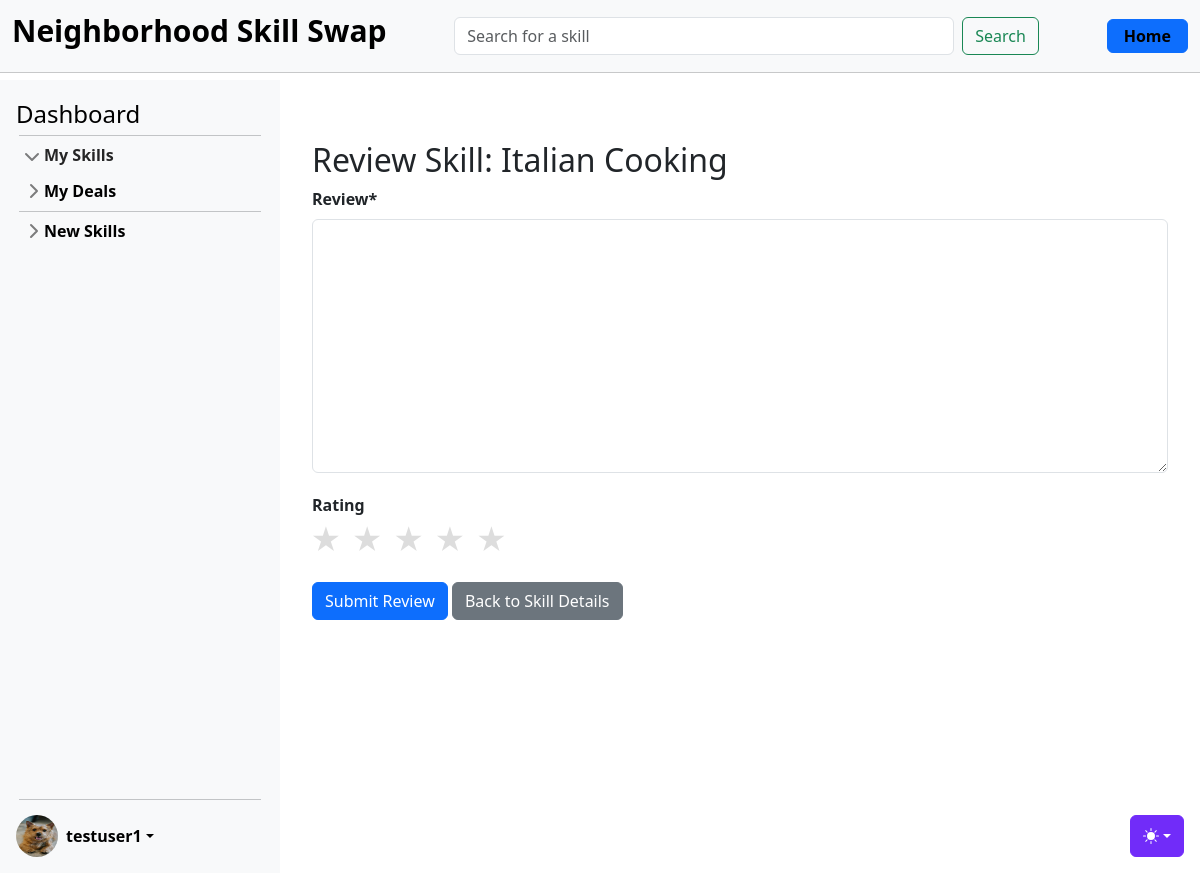
Screenshot of /skills/review/15/ (signed in) with the database file from the repository.
### accounts/models.py (models this page shows, shortened)
class CustomUser(AbstractUser):
    age = models.PositiveIntegerField(null=True, blank=True)

class UserProfile(models.Model):
    user = models.OneToOneField(
        CustomUser, on_delete=models.CASCADE, related_name="profile"
    )  # A one-to-one link to the user model
    profile_image = models.ImageField(
        upload_to="profile_images/", null=True, blank=True
    )  # A field to upload a profile image
    location = models.CharField(
        max_length=255, blank=True
    )  # Information about where the user is located (could be a city, region, or specific address)
    bio = models.TextField(
        max_length=500, blank=True
    )  # A short biography or description about the user.
    phone_number = models.CharField(
        max_length=20, blank=True
    )  # A phone number for contact purposes
    skills_offered = models.TextField(
        max_length=500, blank=True
    )  # A field to summarize the skills the user offers
    availability = models.CharField(
        max_length=255, blank=True
    )  # Information about the user's general availability (e.g., evenings, weekends)
    credits = models.IntegerField(
        default=0
    )  # Field to store the number of credits a user has

### skills/models.py (models this page shows, shortened)
class Skill(models.Model):
    name = models.CharField(max_length=100, blank=False)
    level = models.CharField(max_length=20, blank=False)
    description = models.TextField()
    owner = models.ForeignKey(settings.AUTH_USER_MODEL, on_delete=models.CASCADE)
    category = models.ForeignKey(Category, on_delete=models.CASCADE)
    date = models.DateTimeField(auto_now_add=True)
    skill_type = models.CharField(max_length=20, blank=False)
    rating = models.FloatField(default=5.0)

### skills/views_skills.py (the view, shortened to what this page needs)
# urls.py: path("review/<int:pk>/", SkillReviewCreateView.as_view(), name="skill_review"),
class SkillReviewCreateView(LoginRequiredMixin, UserPassesTestMixin, CreateView):
    model = Review
    form_class = ReviewForm
    template_name = "skills/skill_review_create.html"
    context_object_name = "review"
    def test_func(self):
        skill = get_object_or_404(Skill, pk=self.kwargs["pk"])
        return SkillDeal.objects.filter(
            skill=skill, owner=self.request.user, status=SkillDeal.COMPLETED
        ).exists()
    def get_context_data(self, **kwargs):
        context = super().get_context_data(**kwargs)
        context["skill"] = get_object_or_404(Skill, pk=self.kwargs["pk"])
        return context

### skills/forms.py
class ReviewForm(forms.ModelForm):
    rating = forms.ChoiceField(
        choices=[(i, str(i)) for i in range(1, 6)],
        label="Rating",
        widget=forms.RadioSelect(attrs={"class": "rating"}),
    )
    class Meta:
        model = Review
        fields = ["review", "rating"]

### templates/skills/skill_review_create.html (shortened to what this page needs)
{% extends 'base.html' %}
{% load crispy_forms_tags %}
{% block content %}
<div class="container mt-5">
    <h2>Review Skill: {{ skill.name }}</h2>
    <form method="post">
        <div class="form-group">
            {{ form.review|as_crispy_field }}
        </div>
        <div class="form-group">
            <label>Rating</label>
            <div class="star-rating">
                {% for value, label in form.rating.field.choices %}
                <label for="rating-{{ value }}" class="star">&#9733;</label>
                {% endfor %}
            </div>
        </div>
        <button type="submit" class="btn btn-primary">Submit Review</button>
        <a href="{% url 'skill_detail' skill.pk %}" class="btn btn-secondary">Back to Skill Details</a>
    </form>
</div>
{% endblock %}

### templates/partials/_sidebar.html (shortened to what this page needs)
{% load static %}
<div class="sidebar d-flex flex-column flex-shrink-0 p-3 bg-body-tertiary" style="width: 280px;">
    <a href="{% url 'dashboard' user.id %}" class="d-flex align-items-center mb-3 mb-md-0 me-md-auto link-body-emphasis text-decoration-none">
        <span class="fs-4">Dashboard</span>
    </a>
    <hr>
    <ul class="list-unstyled ps-0">
        <li class="mb-1">
            <button class="btn btn-toggle d-inline-flex align-items-center rounded border-0 collapsed" data-bs-toggle="collapse" data-bs-target="#home-collapse" aria-expanded="true">
                My Skills
            </button>
        </li>
        <li class="mb-1">
            <button class="btn btn-toggle d-inline-flex align-items-center rounded border-0 collapsed" data-bs-toggle="collapse" data-bs-target="#dashboard-collapse" aria-expanded="false">
                My Deals
            </button>
        </li>
        <hr>
        <li class="mb-1">
            <button class="btn btn-toggle d-inline-flex align-items-center rounded border-0 collapsed" data-bs-toggle="collapse" data-bs-target="#orders-collapse" aria-expanded="false">
                New Skills
            </button>
        </li>
    </ul>
    <div class="dropdown mt-auto">
        <hr style="margin-bottom: 15px;">
        <a href="#" class="d-flex align-items-center link-body-emphasis text-decoration-none dropdown-toggle" data-bs-toggle="dropdown" aria-expanded="false">
            {% if user.is_authenticated %}
                {% if user.profile.profile_image %}
                    <img src="{{ user.profile.profile_image.url }}" alt="" width="42" height="42" class="rounded-circle me-2">
                {% else %}
                    <img src="{% static 'img/default_pic.jpg' %}" alt="" width="42" height="42" class="rounded-circle me-2">
                {% endif %}
                <strong>{{ user.username }}</strong>
            {% else %}
                <strong>User</strong>
            {% endif %}
        </a>
    </div>
</div>

### static/css/sidebars.css (style rules this page uses)
body { min-height: 100vh; min-height: -webkit-fill-available; }
html { height: -webkit-fill-available; }
.dropdown-toggle { outline: 0; }
.btn-toggle { padding: .25rem .5rem; font-weight: 600; color: var(--bs-emphasis-color); background-color: transparent; }
.btn-toggle::before { width: 1.25em; line-height: 0; transition: transform .35s ease; transform-origin: .5em 50%; }
.btn-toggle[aria-expanded="true"] { color: rgba(var(--bs-emphasis-color-rgb), .85); }
.btn-toggle[aria-expanded="true"]::before { transform: rotate(90deg); }

### static/css/main.css (style rules this page uses)
hr { margin: 3px; }
.sidebar { position: fixed; top: 80px; left: 0; bottom: 0; width: 280px; padding: 20px; background-color: #f8f9fa; overflow-y: auto; z-index: 1000; }
.star-rating { direction: rtl; display: flex; align-items: center; position: relative; width: 200px; font-size: 30px; }
.star-rating label { color: #ddd; cursor: pointer; padding: 0 5px; }
.form-group { margin-bottom: 20px; }
label { font-weight: bold; }

### rows the page displays
CustomUser: profile.profile_image (picture), username "testuser1"
Skill: name "Italian Cooking"
